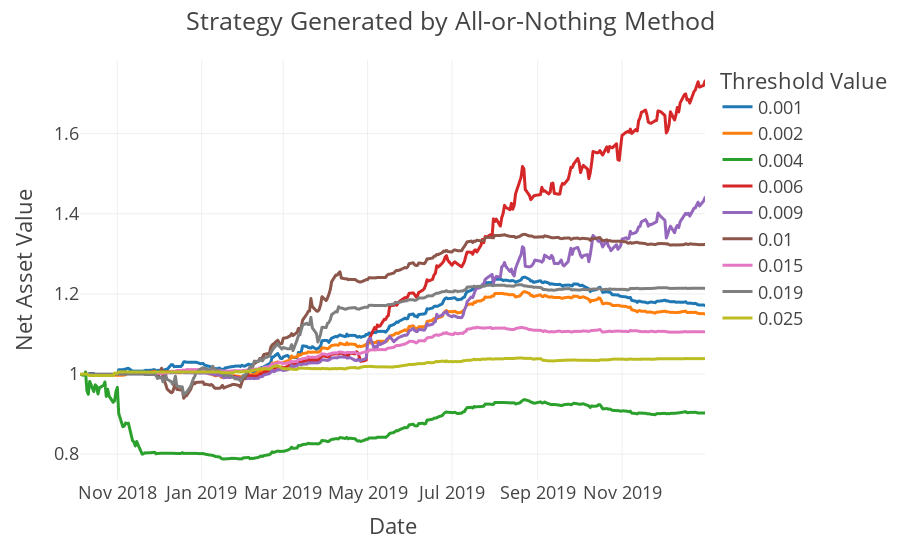

The notebook cell saved with this chart:
### Code cell
tt = m2_rep / m2_rep.iloc[0]
tt = tt.resample('D').last().dropna()
tt.columns.name = 'Threshold Value'
fig = px.line(tt)
fig.update_xaxes(title='Date')
fig.update_yaxes(title='Net Asset Value')
fig.update_layout(title='Strategy Generated by All-or-Nothing Method')

### Figure 1 — Plotly figure (JSON) as saved in the notebook; plotly's stock layout.template omitted (floating-point values rounded to 4 significant figures; data arrays with more than 128 entries replaced by an {"elided": "..."} marker saying what was removed)
{"data": [{"hovertemplate": "Threshold Value=0.001<br>date=%{x}<br>value=%{y}<extra></extra>", "legendgroup": "0.001", "line": {"color": "#1F77B4", "dash": "solid"}, "marker": {"symbol": "circle"}, "mode": "lines", "name": "0.001", "showlegend": true, "type": "scattergl", "x": {"elided": "311 str values"}, "xaxis": "x", "y": {"elided": "311 float values"}, "yaxis": "y"}, {"hovertemplate": "Threshold Value=0.002<br>date=%{x}<br>value=%{y}<extra></extra>", "legendgroup": "0.002", "line": {"color": "#FF7F0E", "dash": "solid"}, "marker": {"symbol": "circle"}, "mode": "lines", "name": "0.002", "showlegend": true, "type": "scattergl", "x": {"elided": "311 str values"}, "xaxis": "x", "y": {"elided": "311 float values"}, "yaxis": "y"}, {"hovertemplate": "Threshold Value=0.004<br>date=%{x}<br>value=%{y}<extra></extra>", "legendgroup": "0.004", "line": {"color": "#2CA02C", "dash": "solid"}, "marker": {"symbol": "circle"}, "mode": "lines", "name": "0.004", "showlegend": true, "type": "scattergl", "x": {"elided": "311 str values"}, "xaxis": "x", "y": {"elided": "311 float values"}, "yaxis": "y"}, {"hovertemplate": "Threshold Value=0.006<br>date=%{x}<br>value=%{y}<extra></extra>", "legendgroup": "0.006", "line": {"color": "#D62728", "dash": "solid"}, "marker": {"symbol": "circle"}, "mode": "lines", "name": "0.006", "showlegend": true, "type": "scattergl", "x": {"elided": "311 str values"}, "xaxis": "x", "y": {"elided": "311 float values"}, "yaxis": "y"}, {"hovertemplate": "Threshold Value=0.009<br>date=%{x}<br>value=%{y}<extra></extra>", "legendgroup": "0.009", "line": {"color": "#9467BD", "dash": "solid"}, "marker": {"symbol": "circle"}, "mode": "lines", "name": "0.009", "showlegend": true, "type": "scattergl", "x": {"elided": "311 str values"}, "xaxis": "x", "y": {"elided": "311 float values"}, "yaxis": "y"}, {"hovertemplate": "Threshold Value=0.01<br>date=%{x}<br>value=%{y}<extra></extra>", "legendgroup": "0.01", "line": {"color": "#8C564B", "dash": "solid"}, "marker": {"symbol": "circle"}, "mode": "lines", "name": "0.01", "showlegend": true, "type": "scattergl", "x": {"elided": "311 str values"}, "xaxis": "x", "y": {"elided": "311 float values"}, "yaxis": "y"}, {"hovertemplate": "Threshold Value=0.015<br>date=%{x}<br>value=%{y}<extra></extra>", "legendgroup": "0.015", "line": {"color": "#E377C2", "dash": "solid"}, "marker": {"symbol": "circle"}, "mode": "lines", "name": "0.015", "showlegend": true, "type": "scattergl", "x": {"elided": "311 str values"}, "xaxis": "x", "y": {"elided": "311 float values"}, "yaxis": "y"}, {"hovertemplate": "Threshold Value=0.019<br>date=%{x}<br>value=%{y}<extra></extra>", "legendgroup": "0.019", "line": {"color": "#7F7F7F", "dash": "solid"}, "marker": {"symbol": "circle"}, "mode": "lines", "name": "0.019", "showlegend": true, "type": "scattergl", "x": {"elided": "311 str values"}, "xaxis": "x", "y": {"elided": "311 float values"}, "yaxis": "y"}, {"hovertemplate": "Threshold Value=0.025<br>date=%{x}<br>value=%{y}<extra></extra>", "legendgroup": "0.025", "line": {"color": "#BCBD22", "dash": "solid"}, "marker": {"symbol": "circle"}, "mode": "lines", "name": "0.025", "showlegend": true, "type": "scattergl", "x": {"elided": "311 str values"}, "xaxis": "x", "y": {"elided": "311 float values"}, "yaxis": "y"}], "layout": {"legend": {"title": {"text": "Threshold Value"}, "tracegroupgap": 0}, "margin": {"t": 60}, "title": {"text": "Strategy Generated by All-or-Nothing Method"}, "xaxis": {"anchor": "y", "domain": [0, 1], "title": {"text": "Date"}}, "yaxis": {"anchor": "x", "domain": [0, 1], "title": {"text": "Net Asset Value"}}}}
